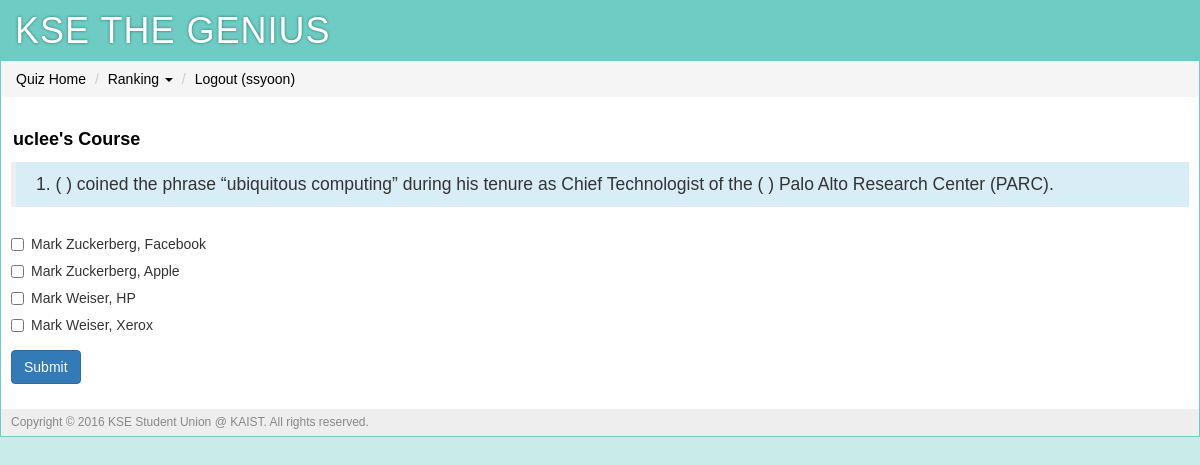
The page /quiz?prof=uclee (signed in) on the database its author committed.
### tables this page shows
CREATE TABLE "user" (
	`user_id`	integer PRIMARY KEY AUTOINCREMENT,
	`username`	string NOT NULL,
	`name`	string NOT NULL,
	`class`	INTEGER,
	`pw_hash`	string NOT NULL,
	`munyi_point`	integer DEFAULT 0,
	`munyi_last_quiz`	integer DEFAULT 0,
	`wcyoon_point`	integer DEFAULT 0,
	`wcyoon_last_quiz`	integer DEFAULT 0,
	`uclee_point`	integer DEFAULT 0,
	`uclee_last_quiz`	integer DEFAULT 0,
	`jaegil_point`	integer DEFAULT 0,
	`jaegil_last_quiz`	integer DEFAULT 0,
	`aviv_point`	integer DEFAULT 0,
	`aviv_last_quiz`	integer DEFAULT 0,
	`kse_point`	INTEGER DEFAULT 0,
	`kse_last_quiz`	INTEGER DEFAULT 0,
	`total_point`	integer DEFAULT 0
);

CREATE TABLE "quiz" (
	`id`	INTEGER NOT NULL PRIMARY KEY AUTOINCREMENT,
	`professor_id`	TEXT NOT NULL,
	`quiz_id`	INTEGER NOT NULL,
	`question`	TEXT NOT NULL,
	`answer1`	INTEGER NOT NULL,
	`answer2`	INTEGER NOT NULL,
	`answer3`	INTEGER NOT NULL,
	`answer4`	INTEGER NOT NULL,
	`correct_answer`	TEXT NOT NULL,
	`quiz_value`	INTEGER NOT NULL
);

### main.py (the view)
@app.route('/quiz')
def quiz():
    prof = request.args.get('prof')
    error = request.args.get('error')
    user_info = query_db('''SELECT * FROM user WHERE
            user.user_id = ?''',
            [session['user_id']],
            one=True)
    numOfQuiz = query_db('''SELECT count(*) FROM quiz WHERE
            professor_id = ? ''',
            [prof],
            one=True)
    quiz = query_db('''SELECT * FROM quiz WHERE
            professor_id = ? AND quiz_id = ?''',
            [prof, user_info[prof + "_last_quiz"]+1],
            one=True)
    return render_template('quiz.html', prof=prof, quiz=quiz, error=error)

### main.py (called while the page is built)
def connect_db():
    return sqlite3.connect(app.config['DATABASE'])

def query_db(query, args=(), one=False):
    cur = g.db.execute(query, args)
    rv = [dict((cur.description[idx][0], value)
               for idx, value in enumerate(row)) for row in cur.fetchall()]
    return (rv[0] if rv else None) if one else rv

@app.before_request
def before_request():
    g.db = connect_db()
    g.user = None
    if 'user_id' in session:
        g.user = query_db('select * from user where user_id = ?',
                          [session['user_id']], one=True)

@app.teardown_request
def teardown_request(exception):
    if hasattr(g, 'db'):
        g.db.close()

### templates/quiz.html (shortened to what this page needs)
{% extends "layout.html" %}
{% block body %}
	<div class="page-title">
		<span>{{ prof }}'s Course</span>
	</div>
	{% if quiz %}
	<div class="bg-info">
		<blockquote>
			<p>{{ quiz.quiz_id }}. {{ quiz.question | safe }}</p>
		</blockquote>
	</div>
	<form action="{{ url_for('quiz_processing') }}" class="form-horizontal" method="post" enctype="multipart/form-data">
		<div class="form-group">
			<div class="col-sm-offset-0 col-sm-12">
				<div class="checkbox" class="form-control">
					<label class="col-sm-12">
						<input type="checkbox" name="answers" value="1"> {{ quiz.answer1 | safe}}
					</label>
				</div>
			</div>
			<div class="col-sm-offset-0 col-sm-12">
				<div class="checkbox" class="form-control">
					<label class="col-sm-12">
						<input type="checkbox" name="answers" value="2"> {{ quiz.answer2 | safe}}
					</label>
				</div>
			</div>
			<div class="col-sm-offset-0 col-sm-12">
				<div class="checkbox" class="form-control">
					<label class="col-sm-12">
						<input type="checkbox" name="answers" value="3"> {{ quiz.answer3 | safe}}
					</label>
				</div>
			</div>
			<div class="col-sm-offset-0 col-sm-12">
				<div class="checkbox" class="form-control">
					<label class="col-sm-12">
						<input type="checkbox" name="answers" value="4"> {{ quiz.answer4 | safe}}
					</label>
				</div>
			</div>
		</div>
	    <div class="form-group">
    		<div class="col-sm-offset-0 col-sm-8">
      		<button type="submit" class="btn btn-primary">Submit</button>
    		</div>
  		</div>
  	</form>
  	{% endif %}
{% endblock %}

### templates/layout.html (shortened to what this page needs)
<!doctype html>
<html>
<head>
	<link rel="stylesheet" type="text/css" href="{{ url_for('static', filename='css/bootstrap.min.css') }}">
	<link rel="stylesheet" type="text/css" href="{{ url_for('static', filename='css/style.css') }}">
</head>
<div class="page">
	<h1>KSE THE GENIUS</h1>
	<ol class="breadcrumb">
		{% if g.user %}
		<li><a href="{{ url_for('course') }}">Quiz Home</a></li>
		<li class="dropdown"><a href="#" class="dropdown-toggle"
			data-toggle="dropdown" role="button" aria-haspopup="true"
			aria-expanded="false">Ranking <span class="caret"></span></a>
		</li>
		<li><a href="{{ url_for('logout') }}">Logout ({{ g.user.username }})</a></li>
		{% else %}
		<li><a href="{{ url_for('register') }}">Sign Up</a></li>
		<li><a href="{{ url_for('login') }}">Sign In</a></li>
		{% endif %}
	</ol>
	<div class="body">{% block body %}{% endblock %}</div>
	<div class="footer">Copyright © 2016 KSE Student Union @ KAIST. All rights reserved.</div>
</div>
</html>

### static/css/style.css (style rules this page uses)
a { color: black; }
a, a:focus, a:hover, a:active { outline: 0; text-decoration: none; }
div.page { background: white; border: 1px solid #6ECCC4; margin: auto; overflow-y: hidden; }
div.page h1 { background: #6ECCC4; margin: 0; padding: 10px 14px; color: white; letter-spacing: 1px; text-shadow: 0 0 3px #24776F; font-weight: normal; }
div.page div.body { padding: 10px; }
div.page div.footer { background: #eee; color: #888; padding: 5px 10px; font-size: 12px; }
div.page-title { font-size: 18px; color: black; font-weight: bold; margin: 0px 0px 10px 2px; }

### rows shown on the page
user: user.username "ssyoon"
quiz: professor "uclee", quiz_id "1", question "( ) coined the phrase “ubiquitous computing” during his tenure as Chief Technologist of the ( ) Palo Alto Research Center (PARC).", answer1 "Mark Zuckerberg, Facebook", answer2 "Mark Zuckerberg, Apple", answer3 "Mark Weiser, HP", answer4 "Mark Weiser, Xerox"
